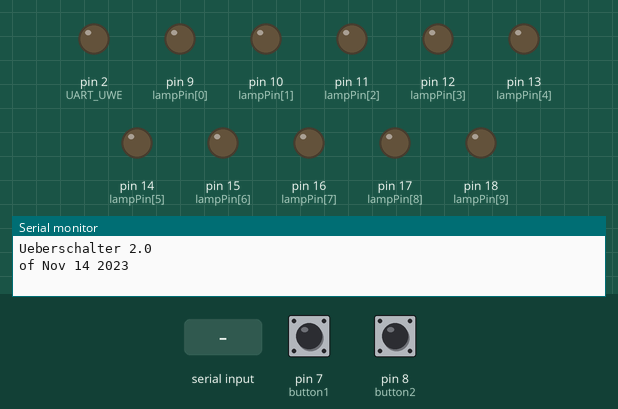
A sketch run on a simulated Arduino Uno, built with avr-gcc and run on an emulated ATmega328P. Shown: output pins drawn as LEDs (lit = HIGH), the last lines printed to the serial monitor. Inputs (shaded band) come from the test bench; at power-on: pin 7 (button1) LOW, pin 8 (button2) LOW.

Above: at 1.2 s.
1.3 s: pin 7 (button1) pulled HIGH for 1 s
At 3.3 s:
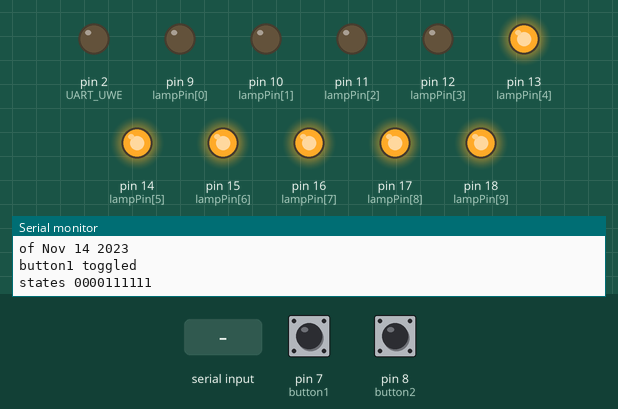
4.0 s: "w\n" received over Serial
At 4.22 s:
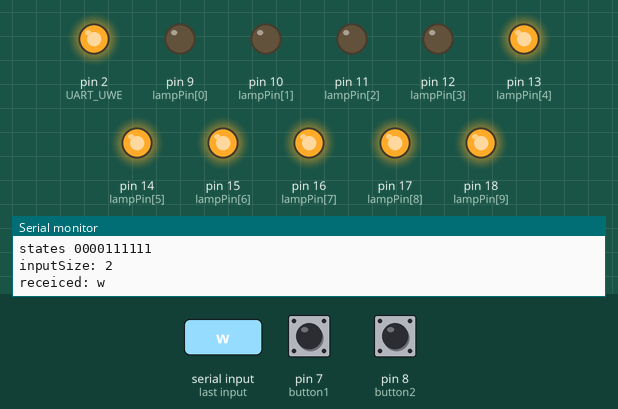
5.8 s: pin 8 (button2) pulled HIGH for 0.15 s
At 6.8 s:
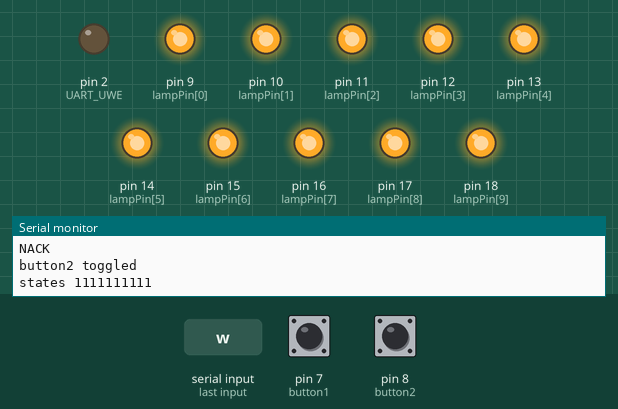
7.8 s: "h\n" received over Serial
At 8.0 s:
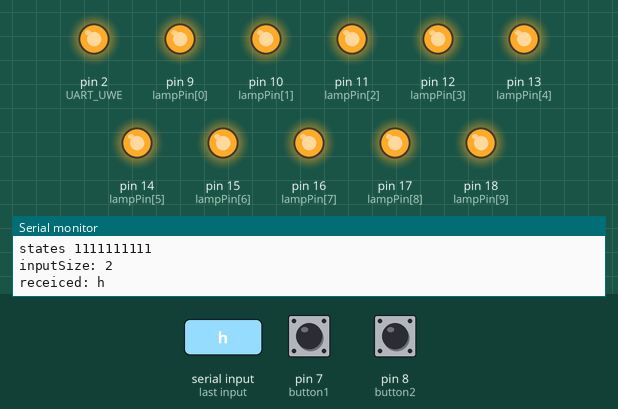
9.5 s: pin 7 (button1) pulled HIGH for 0.15 s
At 10.7 s:
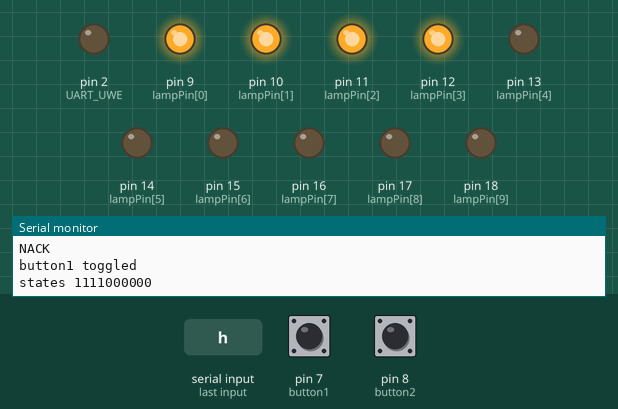
11.5 s: "l\n" received over Serial
At 11.73 s:
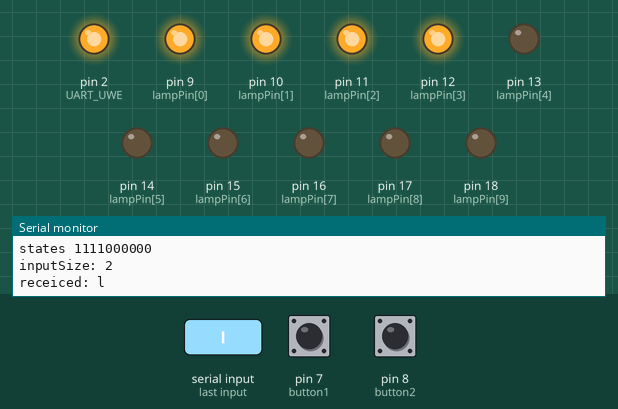
Timing chart, 0 to 14.3 s (numbered marks = the images above; inputs shaded):
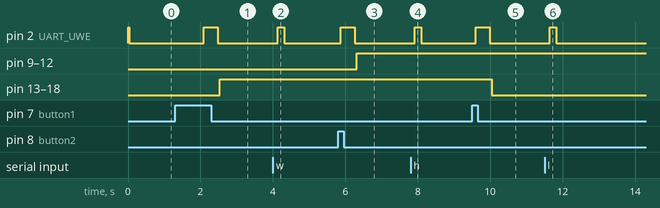

Measured:
- after the input at 1.3 s, pin 2 (UART_UWE): LOW → HIGH after 0.79 s, → LOW 0.39 s later; pin 13 (lampPin[4]), pin 14 (lampPin[5]), pin 15 (lampPin[6]), pin 16 (lampPin[7]), pin 17 (lampPin[8]), pin 18 (lampPin[9]): LOW → HIGH after 1.2 s
- after the input at 4.0 s, pin 2 (UART_UWE): LOW → HIGH after 0.13 s, → LOW 0.18 s later
- after the input at 5.8 s, pin 2 (UART_UWE): LOW → HIGH after 0.07 s, → LOW 0.39 s later; pin 9 (lampPin[0]), pin 10 (lampPin[1]), pin 11 (lampPin[2]), pin 12 (lampPin[3]): LOW → HIGH after 0.51 s
- after the input at 7.8 s, pin 2 (UART_UWE): LOW → HIGH after 0.11 s, → LOW 0.18 s later
- after the input at 9.5 s, pin 2 (UART_UWE): LOW → HIGH after 0.10 s, → LOW 0.39 s later; pin 13 (lampPin[4]), pin 14 (lampPin[5]), pin 15 (lampPin[6]), pin 16 (lampPin[7]), pin 17 (lampPin[8]), pin 18 (lampPin[9]): HIGH → LOW after 0.54 s
- after the input at 11.5 s, pin 2 (UART_UWE): LOW → HIGH after 0.14 s, → LOW 0.18 s later

The sketch:

Ueberschalter.ino
```cpp
#define VERSION "2.0"

#include <avr/interrupt.h>
#include <avr/io.h>

/****************************************************************************
 *  RS485 Communication
 ****************************************************************************/

#define UART_UWE 2 /* (PD2) Pin for UART WRITE ENABLE */
#define RS485_PRINT(line)   { digitalWrite(UART_UWE, HIGH);delay(15); Serial.print(line); delay(15); /* fzahn crap code */ digitalWrite(UART_UWE, LOW); }
#define RS485_PRINTLN(line) { digitalWrite(UART_UWE, HIGH);delay(15); Serial.println(line); delay(15); /* fzahn crap code */ digitalWrite(UART_UWE, LOW); }

/****************************************************************************
 *  Hardware configuration
 ****************************************************************************/
#define MAX_LAMPS 10
// constants won't change. They're used here to
// set pin numbers:
const int button1 = 7; // the number of the pushbutton pin
const int button2 = 8;
const int lampPin[] = {9, 10, 11, 12, 13, 14, 15, 16, 17, 18}; // the number of the LED pin
int lampState[MAX_LAMPS];

#define DEADTIME 1 // Totzeit, in der die Lampen nicht reagieren (in Sekunden)

// Serial fields
int CMD_MAX = 128;
char myCmd[128];
int port;

// Variables will change:
int buttonState1 = LOW; // the current reading from the input pin
int buttonState2 = LOW;
int lastButtonState1 = LOW; // the previous reading from the input pin
int lastButtonState2 = LOW;

long lastDebounceTime1 = 0; // the last time the output pin was toggled
long lastDebounceTime2 = 0;


void setup() {
  pinMode(button1, INPUT);
  pinMode(button2, INPUT);

 for(int i=0; i < MAX_LAMPS; i++) {
    digitalWrite(lampPin[i], LOW);
    lampState[i] = LOW;
    pinMode(lampPin[i], OUTPUT);
 }

  // start serial port at 9600 bps:
  Serial.begin(9600);
  pinMode(UART_UWE, OUTPUT);
  digitalWrite(UART_UWE, LOW);

   /* TODO enabel interrupts
    * UCSRB |= (1 << TXCIE);   // Turn on the transmission, reception, and Receive interrupt
   interrupts();
   */

  RS485_PRINT("Ueberschalter "VERSION"\nof " __DATE__ "\n");
}

void printLampState() {

  RS485_PRINT("states ");

   for(int i=0; i < MAX_LAMPS; i++) {
     RS485_PRINT(lampState[i]);
   }

   RS485_PRINT("\n");
}

void button1pressed()
{
    // Only control the lamps for the hardware hacking area: aka lamp 5 & 6
    int lampOnFound = 0;
    // search a lamp that is on
    for(int i=4; i < MAX_LAMPS; i++)
     if (lampState[i] > 0) {
       lampOnFound = 1;
       break;
     }

  // When one lamp is on, set all to OFF
  // When no lamp off, set all to ON
  for(int i=4; i < MAX_LAMPS; i++) // only handle lamp 5 & 6 in array 4 & 5
    lampState[i] = ! lampOnFound;

  printLampState();

}

void button2pressed()
{
  // button 2 conroll all lamps of the room
  int lampOnFound = 0;
  // search a lamp that is on
  for(int i=0; i < 4; i++)
    if (lampState[i] > 0) {
      lampOnFound = 1;
      break;
    }

  // When one lamp is on, set all to OFF
  // When no lamp off, set all to ON
  for(int i=0; i < 4; i++) // only handle lamp 1,2,3,4 in array: 0-3
    lampState[i] = ! lampOnFound;

  printLampState();
}

void readButtons() {
  int reading;

  reading = digitalRead(button1);

  if(reading == 1) // PENS Crap-Code
  {
    delay(50);
    if(digitalRead(button1) == HIGH && lastButtonState1 == LOW)
    {
      if ((millis() - lastDebounceTime1) / 1000 > DEADTIME) // DEADTIME! COOL OLLO STUFF inspirated by dome
      {
        lastDebounceTime1 = millis();

        RS485_PRINTLN("button1 toggled");

        button1pressed();

        //buttonState1 = !buttonState1;
        //buttonHasChanged(1);

        lastButtonState1 = HIGH;

      }

    }

  }
  else
  {
    lastButtonState1 = LOW;
  }


  reading = digitalRead(button2);

  if(reading == 1) // PENS Crap-Code
  {
    delay(50);
    if(digitalRead(button2) == 1 && lastButtonState2 == LOW)
    {
      if ((millis() - lastDebounceTime2) / 1000 > DEADTIME)
      {
        lastDebounceTime2 = millis();

        RS485_PRINTLN("button2 toggled");
        buttonState2 = !buttonState2;
        button2pressed();

        lastButtonState2 = HIGH;
      }

    }
  }
  else
  {
    lastButtonState2 = LOW;
  }

}

void loop() {
  readButtons();

    //delay needed to have a chance to get the whole message
  delay(50);
  clearCmdArray();

  int inputSize = readFromSerialIntoCmdArray();

  if (inputSize > 0)
  {
    //debug
    RS485_PRINT("receiced: ");
    RS485_PRINTLN(myCmd);

    int checkCmd = checkCmdArrayForPrefix();
    if(checkCmd == 0){
       RS485_PRINTLN("if you dont know what to do type \"ollpehelp\"");
       sendNackOverSerial();
       return;
    }
    //check for write command
    if (myCmd[5] == 'w')
    {
        port = decodePort(myCmd[6]);
        if (port < 0)
        {
          RS485_PRINTLN("NACK");
        }
        else
        {
          if (((millis() - lastDebounceTime1) / 1000 > DEADTIME)||((millis() - lastDebounceTime2) / 1000 > DEADTIME))
            {
              if (myCmd[7] == 'h')
              {
                 lampState[port] = HIGH;
                 RS485_PRINTLN("HIGH");
                 //sendAckOverSerial();
              }
              else if (myCmd[7] == 'l'){
                lampState[port] = LOW;
                RS485_PRINTLN("LOW");
                //sendAckOverSerial();
              }
              else
              {
                sendNackOverSerial();
                return;
              }

              printLampState();
              sendAckOverSerial();

           }
        }
    }
    else if (myCmd[5] == 'r'
              && myCmd[6] == 'a')
    {
      printLampState();
      sendAckOverSerial();
    }
    else if (myCmd[5] == 'r')
    {
      port = decodePort(myCmd[6]);
      RS485_PRINTLN(lampState[port]);
    }
    //check for ping command
    else if(myCmd[5] == 'p'
            && myCmd[6] == 'i'
            && myCmd[7] == 'n'
            && myCmd[8] == 'g')
    {
       sendPingAckOverSerial();
    }
    else if(myCmd[5] == 'h'
            && myCmd[6] == 'e'
            && myCmd[7] == 'l'
            && myCmd[8] == 'p')
    {
       sendHelpOverSerial();
    }
    else
    {
      //no write command
       sendNackOverSerial();
    }
  }

  for(int i=0; i < MAX_LAMPS; i++)
    digitalWrite(lampPin[i], lampState[i]);
}


// -------------- Serial Stuff ------------------

void clearCmdArray(){
  //clear the cmd array
  for (int i = 0; i < CMD_MAX; i++){
    myCmd[i] = '\0';
  }
}

//returns number of read bytes
int readFromSerialIntoCmdArray(){
  //read from the serial buffer and flush
  int inputSize = Serial.available();

  //give serial a chance to receive all bytes
  if(inputSize > 0){
    delay(100);
    inputSize = Serial.available();
  }

  if(inputSize > 0 && inputSize < CMD_MAX){
    RS485_PRINT("inputSize: ");
    RS485_PRINTLN(inputSize);
    for (int i = 0; i < inputSize; i++){
      myCmd[i] = Serial.read();
    }
  }else if(inputSize >= CMD_MAX){
   Serial.flush();
     RS485_PRINTLN("too much data, flush");
  }
  return inputSize;
}

//check if command has the required prefix
int checkCmdArrayForPrefix(){
   if (myCmd[0] == 'o'
     && myCmd[1] == 'l'
     && myCmd[2] == 'l'
     && myCmd[3] == 'p'
     && myCmd[4] == 'e'){
      return 1;
   }
  return 0;
}

void sendAckOverSerial(){
  RS485_PRINTLN("ACK");
}

void sendNackOverSerial(){
  RS485_PRINTLN("NACK");
}

void sendPingAckOverSerial(){
  RS485_PRINTLN("PACK");
}

void sendHelpOverSerial()
{
  RS485_PRINTLN("----help is coming----");
  RS485_PRINTLN("all commands must be prefixed with \"ollpe\"");
  RS485_PRINTLN("----commands----");
  RS485_PRINTLN("w1h\t set port 1 high");
  RS485_PRINTLN("w1l\t set port 1 low");
  RS485_PRINTLN("r1\t returns binary state of port 1 (values 0,1)");
  RS485_PRINTLN("ra\t returns binary state of all ports (values 0,1)");
  RS485_PRINTLN("ping\t returns \"PACK\"");
  RS485_PRINTLN("help\t prints this help");
  RS485_PRINTLN("----help end----");
}

//converts a char with the port number 0-6
//to the arduino port numbers
int decodePort(char c)
{
 switch(c)
  {
   case '1':
     return 0;
   case '2':
     return 1;
   case '3':
     return 2;
   case '4':
     return 3;
   case '5':
     return 4;
   case '6':
     return 5;
   case '7':
     return 6;
   case '8':
     return 7;
   default:
     return -1;
  }
}
```
